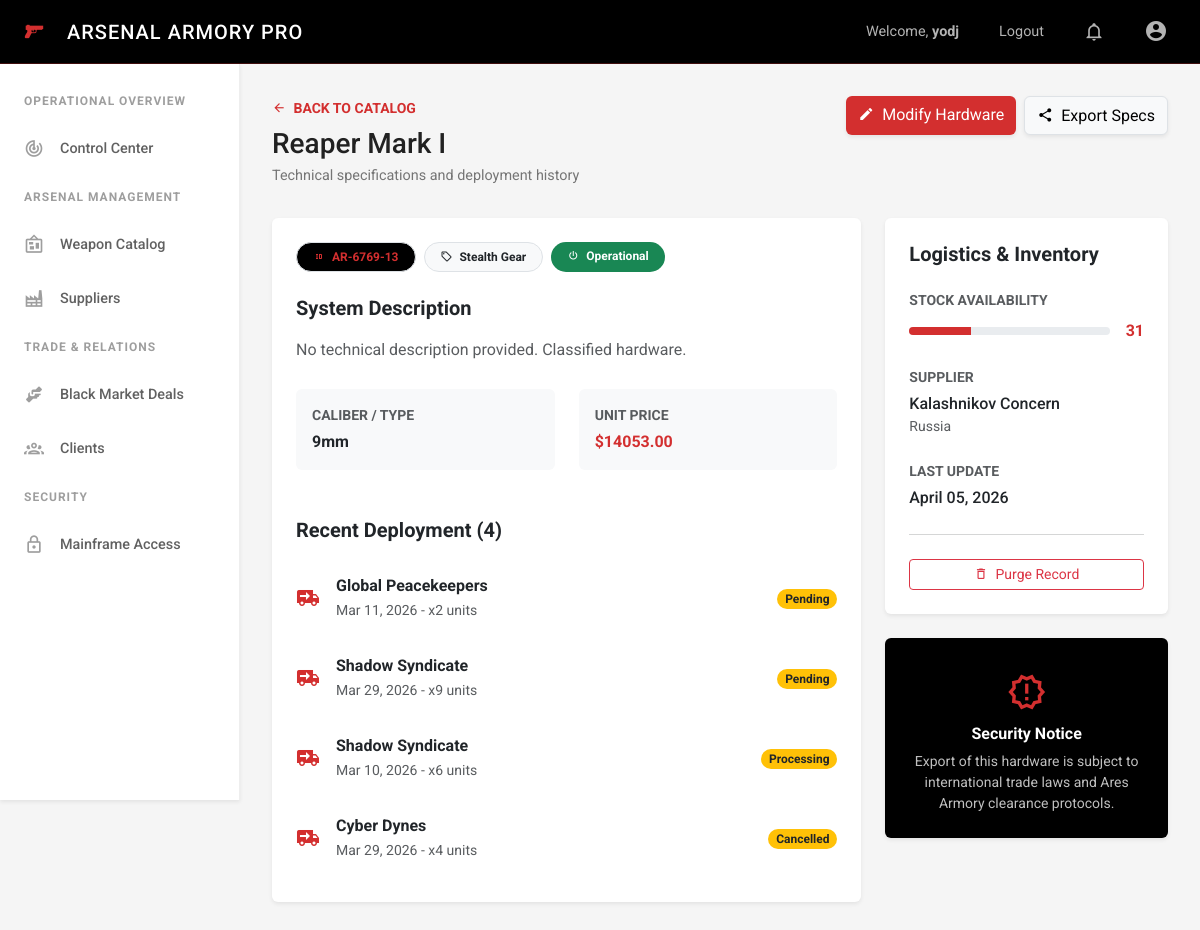
The page /tasks/14/ (signed in) on the database its author committed.
### tasks/models.py (models this page shows, shortened)
class BaseModel(models.Model):
    created_at = models.DateTimeField(auto_now_add=True)
    updated_at = models.DateTimeField(auto_now=True)
    class Meta:
        abstract = True

class Weapon(BaseModel):
    name = models.CharField(max_length=200)
    model_number = models.CharField(max_length=100, unique=True)
    category = models.ForeignKey(ArmoryCategory, on_delete=models.CASCADE, related_name='weapons')
    supplier = models.ForeignKey(Supplier, on_delete=models.CASCADE, related_name='weapons')
    caliber = models.CharField(max_length=50, blank=True, null=True)
    unit_price = models.DecimalField(max_digits=12, decimal_places=2)
    stock_quantity = models.IntegerField(default=0)
    description = models.TextField(blank=True, null=True)
    is_active = models.BooleanField(default=True)

class ArmoryCategory(BaseModel):
    name = models.CharField(max_length=100, unique=True)
    description = models.TextField(blank=True, null=True)
    class Meta:
        verbose_name_plural = "Armory Categories"

class Transaction(BaseModel):
    STATUS_CHOICES = [
        ("Pending", "Pending"),
        ("Processing", "Processing"),
        ("Completed", "Completed"),
        ("Cancelled", "Cancelled"),
    ]
    client = models.ForeignKey(Client, on_delete=models.CASCADE, related_name='transactions')
    weapon = models.ForeignKey(Weapon, on_delete=models.CASCADE, related_name='transactions')
    quantity = models.IntegerField(default=1)
    total_price = models.DecimalField(max_digits=15, decimal_places=2)
    status = models.CharField(max_length=50, choices=STATUS_CHOICES, default="Pending")
    deal_date = models.DateTimeField(default=timezone.now)

class Client(BaseModel):
    name = models.CharField(max_length=200)
    region = models.CharField(max_length=100)
    clearance_level = models.IntegerField(default=1) # 1-5
    total_spent = models.DecimalField(max_digits=15, decimal_places=2, default=0)

class Supplier(BaseModel):
    name = models.CharField(max_length=200, unique=True)
    country = models.CharField(max_length=100)
    reliability_score = models.IntegerField(default=100) # 0-100

### tasks/views.py (the view)
# urls.py: path('<int:pk>/', views.WeaponDetailView.as_view(), name='task-detail'),
class WeaponDetailView(DetailView):
    model = Weapon
    template_name = 'tasks/task_detail.html'
    context_object_name = 'weapon'
    def get_context_data(self, **kwargs):
        context = super().get_context_data(**kwargs)
        context['recent_deals'] = self.object.transactions.all()[:5]
        return context

### tasks/templates/tasks/task_detail.html (shortened to what this page needs)
{% extends 'base.html' %}
{% block content %}
<div class="dashboard-header">
    <div class="dashboard-title">
        <a href="{% url 'task-list' %}" class="text-red text-decoration-none small fw-bold mb-2 d-inline-block">
            <i class="mdi mdi-arrow-left me-1"></i> BACK TO CATALOG
        </a>
        <h1>{{ weapon.name }}</h1>
        <div class="dashboard-subtitle">Technical specifications and deployment history</div>
    </div>
    <div class="d-flex gap-2">
        <a href="/admin/tasks/weapon/{{ weapon.id }}/change/" class="btn btn-red shadow-sm">
            <i class="mdi mdi-pencil me-1"></i> Modify Hardware
        </a>
        <button class="btn btn-light border shadow-sm">
            <i class="mdi mdi-share-variant me-1"></i> Export Specs
        </button>
    </div>
</div>
<div class="row g-4">
    <div class="col-lg-8">
        <div class="card border-0 shadow-sm mb-4">
            <div class="card-body p-4">
                <div class="d-flex flex-wrap gap-2 mb-4">
                    <span class="badge bg-black text-red border px-3 py-2 rounded-pill fw-bold">
                        <i class="mdi mdi-identifier me-1"></i> {{ weapon.model_number }}
                    </span>
                    <span class="badge bg-light text-dark border px-3 py-2 rounded-pill fw-bold">
                        <i class="mdi mdi-tag-outline me-1"></i> {{ weapon.category.name }}
                    </span>
                    <span class="badge {% if weapon.is_active %}bg-success{% else %}bg-danger{% endif %} px-3 py-2 rounded-pill fw-bold text-white">
                        <i class="mdi mdi-power me-1"></i> {% if weapon.is_active %}Operational{% else %}Decommissioned{% endif %}
                    </span>
                </div>
                <h5 class="fw-bold mb-3">System Description</h5>
                <p class="text-muted mb-4" style="line-height: 1.8;">{{ weapon.description|default:"No technical description provided. Classified hardware." }}</p>
                <div class="row g-4 mb-4">
                    <div class="col-md-6">
                        <div class="p-3 bg-light rounded">
                            <small class="text-muted d-block text-uppercase fw-bold mb-1">Caliber / Type</small>
                            <span class="fw-bold">{{ weapon.caliber|default:"N/A" }}</span>
                        </div>
                    </div>
                    <div class="col-md-6">
                        <div class="p-3 bg-light rounded">
                            <small class="text-muted d-block text-uppercase fw-bold mb-1">Unit Price</small>
                            <span class="fw-bold text-red">${{ weapon.unit_price|floatformat:2 }}</span>
                        </div>
                    </div>
                </div>
                {% if recent_deals %}
                    <h5 class="fw-bold mb-3 mt-5">Recent Deployment ({{ recent_deals.count }})</h5>
                    <div class="list-group list-group-flush">
                        {% for deal in recent_deals %}
                            <div class="list-group-item border-0 px-0 py-3 d-flex align-items-center">
                                <div class="me-3">
                                    <i class="mdi mdi-truck-delivery text-red fs-4"></i>
                                </div>
                                <div class="flex-grow-1">
                                    <div class="fw-bold">{{ deal.client.name }}</div>
                                    <small class="text-muted">{{ deal.deal_date|date:"M d, Y" }} - x{{ deal.quantity }} units</small>
                                </div>
                                <div>
                                    <span class="badge {% if deal.status == 'Completed' %}bg-success{% else %}bg-warning text-dark{% endif %} rounded-pill">
                                        {{ deal.status }}
                                    </span>
                                </div>
                            </div>
                        {% endfor %}
                    </div>
                {% endif %}
            </div>
        </div>
    </div>
    <div class="col-lg-4">
        <div class="card border-0 shadow-sm mb-4">
            <div class="card-body p-4">
                <h5 class="fw-bold mb-4">Logistics & Inventory</h5>
                <div class="mb-4">
                    <label class="text-muted small fw-bold text-uppercase d-block mb-2">Stock Availability</label>
                    <div class="d-flex align-items-center">
                        <div class="progress flex-grow-1 me-3" style="height: 8px;">
                            <div class="progress-bar bg-red-primary" role="progressbar" style="width: {{ weapon.stock_quantity }}%" aria-valuenow="{{ weapon.stock_quantity }}" aria-valuemin="0" aria-valuemax="100"></div>
                        </div>
                        <span class="fw-bold text-red">{{ weapon.stock_quantity }}</span>
                    </div>
                </div>
                <div class="mb-4">
                    <label class="text-muted small fw-bold text-uppercase d-block mb-1">Supplier</label>
                    <div class="fw-medium">{{ weapon.supplier.name }}</div>
                    <div class="text-muted small">{{ weapon.supplier.country }}</div>
                </div>
                <div class="mb-4">
                    <label class="text-muted small fw-bold text-uppercase d-block mb-1">Last Update</label>
                    <div class="fw-medium">{{ weapon.updated_at|date:"F d, Y" }}</div>
                </div>
                <hr class="my-4 text-muted opacity-25">
                <div class="d-grid">
                    <button class="btn btn-outline-danger btn-sm">
                        <i class="mdi mdi-delete-outline me-1"></i> Purge Record
                    </button>
                </div>
            </div>
        </div>
        <div class="card border-0 shadow-sm bg-black text-white">
            <div class="card-body p-4 text-center">
                <i class="mdi mdi-alert-decagram-outline fs-1 mb-3 text-red"></i>
                <h6 class="fw-bold mb-2">Security Notice</h6>
                <p class="small mb-0 opacity-75">Export of this hardware is subject to international trade laws and Ares Armory clearance protocols.</p>
            </div>
        </div>
    </div>
</div>
{% endblock %}

### templates/base.html (shortened to what this page needs)
{% load static pwa %}
<!DOCTYPE html>
<html lang="en">
<head>
    <link href="https://cdn.jsdelivr.net/npm/bootstrap@5.3.0/dist/css/bootstrap.min.css" rel="stylesheet">
    <link href="https://cdn.jsdelivr.net/npm/@mdi/font@7.2.96/css/materialdesignicons.min.css" rel="stylesheet">
</head>
<body>
    {% if user.is_authenticated %}
    <nav class="navbar navbar-expand-lg navbar-dark navbar-top">
        <div class="container-fluid p-0">
            <a class="navbar-brand" href="/">
                <i class="mdi mdi-pistol me-3"></i>
                ARSENAL ARMORY PRO
            </a>
            <div class="collapse navbar-collapse" id="navbarNav">
                <ul class="navbar-nav ms-auto align-items-center">
                    <li class="nav-item">
                        <span class="nav-link nav-link-top text-white">Welcome, <strong>{{ user.username }}</strong></span>
                    </li>
                    <li class="nav-item">
                        <form method="post" action="{% url 'account_logout' %}" class="d-inline">
                            <button type="submit" class="btn btn-link nav-link nav-link-top text-red border-0">Logout</button>
                        </form>
                    </li>
                    <li class="nav-item">
                        <a class="nav-link nav-link-top" href="#"><i class="mdi mdi-bell-outline fs-5"></i></a>
                    </li>
                    <li class="nav-item">
                        <a class="nav-link nav-link-top" href="/admin/"><i class="mdi mdi-account-circle fs-4"></i></a>
                    </li>
                </ul>
            </div>
        </div>
    </nav>
    <div class="sidebar">
        <div class="sidebar-section-title">Operational Overview</div>
        <a href="/" class="sidebar-link {% if request.path == '/' %}active{% endif %}">
            <i class="mdi mdi-radar"></i>
            Control Center
        </a>
        <div class="sidebar-section-title">Arsenal Management</div>
        <a href="/tasks/" class="sidebar-link {% if request.path == '/tasks/' %}active{% endif %}">
            <i class="mdi mdi-bulletin-board"></i>
            Weapon Catalog
        </a>
        <a href="{% url 'supplier-list' %}" class="sidebar-link {% if '/tasks/suppliers/' in request.path %}active{% endif %}">
            <i class="mdi mdi-factory"></i>
            Suppliers
        </a>
        <div class="sidebar-section-title">Trade & Relations</div>
        <a href="/tasks/transactions/" class="sidebar-link {% if '/tasks/transactions/' in request.path %}active{% endif %}">
            <i class="mdi mdi-handshake"></i>
            Black Market Deals
        </a>
        <a href="{% url 'client-list' %}" class="sidebar-link {% if '/tasks/clients/' in request.path %}active{% endif %}">
            <i class="mdi mdi-account-group-outline"></i>
            Clients
        </a>
        <div class="sidebar-section-title">Security</div>
        <a href="/admin/" class="sidebar-link">
            <i class="mdi mdi-lock-outline"></i>
            Mainframe Access
        </a>
    </div>
    <div class="main-content">
        {% block content %}{% endblock %}
    </div>
    {% endif %}
</body>
</html>

### templates/base.html (style rules this page uses)
:root { --primary-red: #d32f2f; --dark-red: #b71c1c; --light-red: #ef5350; --accent-red: #ff5252; --dark-bg: #000000; --light-bg: #f5f5f5; --sidebar-width: 240px; }
body { font-family: 'Roboto', sans-serif; background-color: var(--light-bg); color: #212121; overflow-x: hidden; }
.navbar-top { background-color: var(--dark-bg); height: 64px; padding: 0 1.5rem; z-index: 1030; border-bottom: 1px solid rgba(211, 47, 47, 0.3); }
.navbar-brand { color: white !important; font-weight: 500; font-size: 1.25rem; letter-spacing: 1px; }
.navbar-brand i { color: var(--primary-red); }
.nav-link-top { color: rgba(255,255,255,0.7) !important; font-size: 0.9rem; margin-left: 1.5rem; }
.sidebar { width: var(--sidebar-width); height: calc(100vh - 64px); background-color: white; position: fixed; top: 64px; left: 0; box-shadow: 0 0.125rem 0.25rem rgba(0,0,0,0.075); z-index: 1020; overflow-y: auto; padding-top: 1rem; border-right: 1px solid #eee; }
.sidebar-section-title { padding: 0.75rem 1.5rem; font-size: 0.75rem; font-weight: 700; color: #9e9e9e; text-transform: uppercase; letter-spacing: 1px; }
.sidebar-link { display: flex; align-items: center; padding: 0.75rem 1.5rem; color: #616161; text-decoration: none; font-size: 0.9rem; font-weight: 500; transition: all 0.2s; }
.sidebar-link i { margin-right: 1rem; font-size: 1.25rem; color: #9e9e9e; }
.main-content { margin-left: var(--sidebar-width); padding: 2rem; min-height: calc(100vh - 64px); }
.dashboard-header { display: flex; justify-content: space-between; align-items: flex-start; margin-bottom: 2rem; }
.dashboard-title h1 { font-size: 1.75rem; font-weight: 500; margin-bottom: 0.25rem; color: #212121; }
.dashboard-subtitle { color: #757575; font-size: 0.9rem; }
.bg-red-primary { background-color: var(--primary-red); }
.bg-black { background-color: var(--dark-bg); }
.text-red { color: var(--primary-red); }
.btn-red { background-color: var(--primary-red); color: white; border: none; }

### rows shown on the page
Weapon: name "Reaper Mark I", model_number "AR-6769-13", category.name "Stealth Gear", description "No technical description provided. Classified hardware.", caliber "9mm", unit_price "14053.00", stock_quantity "31", supplier.name "Kalashnikov Concern", supplier.country "Russia", updated_at "April 05, 2026"
Transaction: client.name "Global Peacekeepers", deal_date "Mar 11, 2026", quantity "2", status "Pending"
Transaction: client.name "Shadow Syndicate", deal_date "Mar 29, 2026", quantity "9", status "Pending"
Transaction: client.name "Shadow Syndicate", deal_date "Mar 10, 2026", quantity "6", status "Processing"
Transaction: client.name "Cyber Dynes", deal_date "Mar 29, 2026", quantity "4", status "Cancelled"

### other values the page prints
{{ user.username }} "yodj"
{{ recent_deals.count }} "4"
